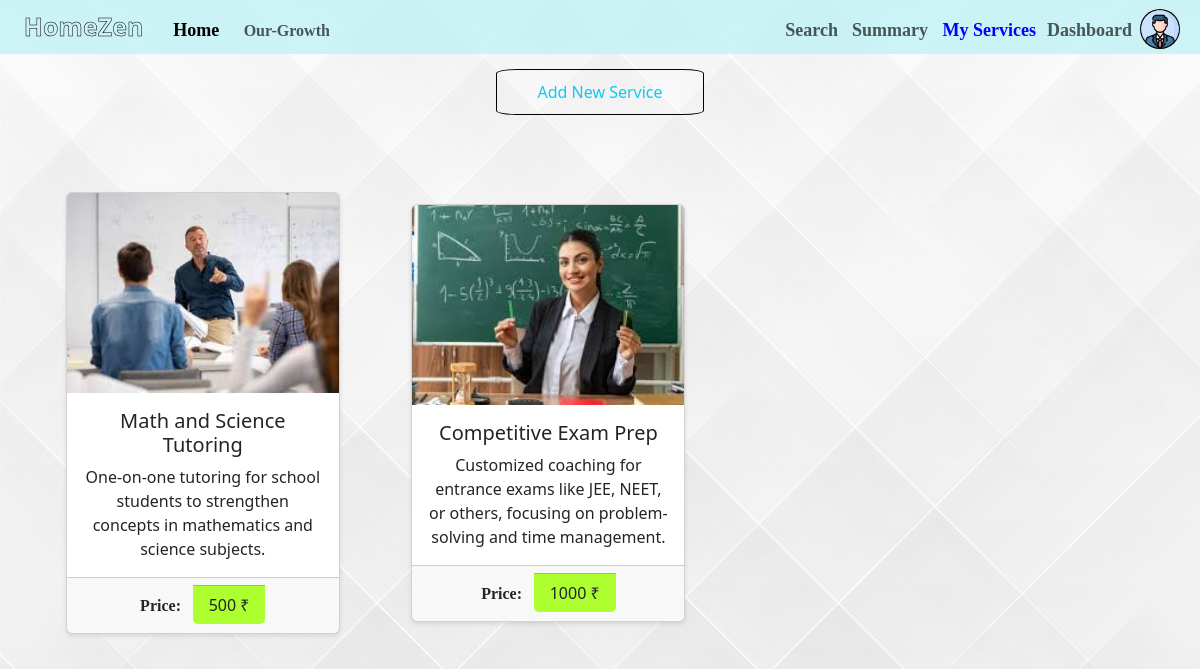
Page /services (signed in) on the committed database.
### models.py (models this page shows)
class Service(db.Model):
    __tablename__ = 'service'
    service_id = db.Column(db.Integer, primary_key=True, autoincrement=True)
    service_proffessional_id = db.Column(db.Integer, db.ForeignKey('proffessional.proffessional_id') , nullable=False)
    service_name = db.Column(db.String(100) , nullable=False)
    service_description = db.Column(db.String(100) , nullable=False)
    service_price = db.Column(db.Numeric(100) , nullable=False)
    service_photo = db.Column(db.String(100), default='static/default4.jpg' )
    service_flaged = db.Column(db.Boolean, default=False)
    service_date_created = db.Column(db.DateTime, default=dt.now(), nullable=False)
    proffessional = db.relationship('Proffessional', backref=db.backref('services', lazy=True))

### routes.py (the view, shortened to what this page needs)
@routes.route('/services', methods=['GET','POST'])
@login_required
def services():
    if current_user.user_role == 2:
        proff = Proffessional.query.filter_by(proffessional_user_id=current_user.user_id).first()
        services = Service.query.filter_by(service_proffessional_id=proff.proffessional_user_id).all()
        return render_template('proffessional_services.html' , services=services)
    elif current_user.user_role == 3:
        return render_template('admin_services.html')
    else:
        return render_template('Error.html')

### app.py (called while the page is built)
def create_app():
    app = Flask(__name__)
    app.config['SECRET_KEY'] = 'secretkey'
    app.config['SQLALCHEMY_DATABASE_URI'] = "sqlite:///db.sqlite3"
    app.config['SQLALCHEMY_TRACK_MODIFICATIONS'] = False
    app.config['PERMANENT_SESSION_LIFETIME'] = timedelta(minutes=300)
    app.config['SESSION_COOKIE_SECURE'] = True
    db.init_app(app)
    LoginManager.init_app(app)
    with app.app_context():
        db.create_all()
    @LoginManager.user_loader
    def load_user(user_id):
        user = User.query.get(int(user_id))
        return user if user else None
    from routes import auth as auth_blueprint
    app.register_blueprint(auth_blueprint)
    from routes import routes as main_blueprint
    app.register_blueprint(main_blueprint)
    return app

### templates/proffessional_services.html (shortened to what this page needs)
{% extends 'index1.html' %}
{% block body1 %}
<div class="toast-container position-fixed p-3">
</div>
<div style="position: static; margin-top: 15px; left: 43%; display: flex; justify-content: space-around;">
    <button type="button" class="btn btn-outline-info" style="padding: 10px; padding-left: 40px; padding-right: 40px; border-color: black; border-radius: 10%;" data-bs-toggle="modal" data-bs-target="#staticBackdrop">
        Add New Service
    </button>
</div>
<div class="container" style="margin-top: 6vw;">
  <div class="row row-cols-1 row-cols-md-3 g-4">
    {% for service in services %}
    <button type="button" class="btn" style="margin: 2%; width: 25vw;" data-bs-toggle="modal" data-bs-target="#staticBackdropForEdit_{{service.service_id}}">
      <div class="col">
        <div class="card hower">
          <img src="{{ service.service_photo }}" style="height: 200px;" class="card-img-top">
          <div class="card-body" style="height: auto;">
            <h5 class="card-title">{{service.service_name}}</h5>
            <p class="card-text">{{service.service_description}}</p>
          </div>
          <div class="card-footer" style="padding: 15px;">
            <a style="font-weight: bolder; font-family: 'Times New Roman', Times, serif;">Price: &MediumSpace;</a>
            <h6 class="card-footer" style=" display: inline; width: 100px; background-color: greenyellow;">{{service.service_price//1}} &#8377;</h6>
          </div>
        </div>
      </div>
    </button>
    {% endfor %}
  </div>
</div>
{% endblock %}

### templates/index1.html (shortened to what this page needs)
<!DOCTYPE html>
<html lang="en">
<head>
    <link href="https://cdn.jsdelivr.net/npm/bootstrap@5.3.3/dist/css/bootstrap.min.css" rel="stylesheet">
    <nav class="navbar navbar-expand-lg" style="background-color: rgba(192, 241, 244, 0.792);">
        <div class="container-fluid">
          <a class="navbar-brand" href="#"><span class="rainbow-text">HomeZen</span></a>
          <div class="collapse navbar-collapse" id="navbarNav">
            <ul class="navbar-nav">
              <li class="nav-item">
                <a class="nav-link active" style="font-weight: 600; font-size: 18px; font-family: Georgia;" aria-current="page" href="/">Home</a>
              </li>
              <li class="nav-item">
                <a class="nav-link" style="font-weight: 600; font-size: 16px; position: relative; top: 2px; width: 150px; font-family: Georgia;" href="/our_growth">Our-Growth</a>
              </li>
              <li class="nav-item">
                <a class="nav-link F" style="position: absolute; right: 5%;font-weight: bold; font-family:cursive; font-size: 18px; padding-top: 8px;" href="/dashboard">Dashboard</a>
              </li>
              <li class="nav-item">
                <a class="nav-link S" style="position: absolute; right: 13%; font-weight: bold; font-family: cursive; font-size: 18px;" href="/services">My Services</a>
              </li>
              <li class="nav-item">
                <a class="nav-link T" style="position: absolute; right: 22%; font-weight: bold; font-family: cursive; font-size: 18px;" href="/stats">Summary</a>
              </li>
              <li class="nav-item">
                <a class="nav-link Fo" style="position: absolute; right: 29.5%; font-weight: bold; font-family: cursive; font-size: 18px;" href="/search">Search</a>
              </li>
              <li class="nav-item">
                <a href="/profile"><div class="nav-link profile" style="position: absolute; right: 20px; background-image: url(../static/profile.jpg); background-size: cover;"></div></a>
              </li>
            </ul>
          </div>
        </div>
      </nav>
</head>
<body>
  <div class="toast-container position-fixed p-3">
</div>
    {% block body1 %}
    {% endblock %}
</body>
</html>

### templates/index1.html (style rules this page uses)
html,body { scroll-behavior: smooth; overflow-x: hidden; width: 100%; height: 100%; }
body { background-image: url("../static/background.jpg"); background-size: cover; }
img { object-fit: cover; }
.navbar-brand { font-size: 25px; font-weight: bold; -webkit-text-stroke: 0.5px black; color: transparent; padding-top: 0%; padding-bottom: 0%; margin: 0% 1.5% 0% 1%; }
.rainbow-text { display: inline-block; animation: rainbow 3s infinite; }
.nav-link { margin: 0%; padding-bottom: 1px; }
.nav-item { margin: 0% 2% 0% 2%; }
.profile { width: 40px; height: 40px; border-radius: 50%; background-color: black; }
.toast-container { position: fixed; top: 50px; right: 0px; z-index: 1060; }

### templates/proffessional_services.html (style rules this page uses)
.S { color: blue; }
.hower { transform-origin: center; transform: scale(1); transition: all 0.9s ease; box-shadow: 0 2px 4px rgba(0,0,0,0.1); }

### rows in the picture
Service: service_photo (picture), service_name "Math and Science Tutoring", service_description "One-on-one tutoring for school students to strengthen concepts in mathematics and science subjects.", service_price "500"
Service: service_photo (picture), service_name "Competitive Exam Prep", service_description "Customized coaching for entrance exams like JEE, NEET, or others, focusing on problem-solving and time management.", service_price "1000"
